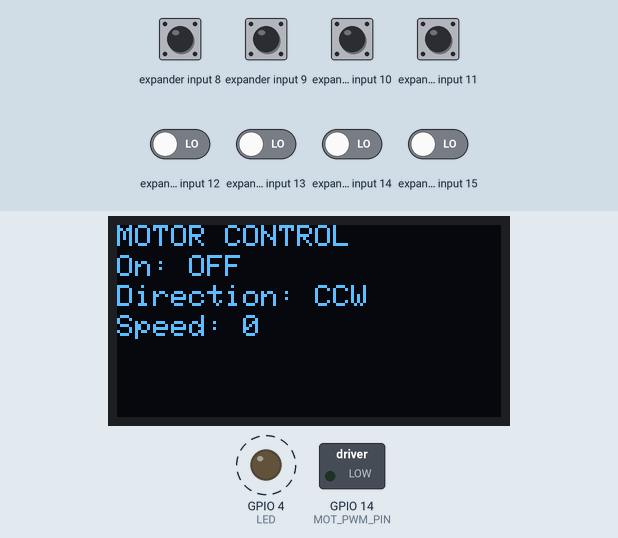
Simulated run of this program. Board: ESP32. Shown: 128×64 one-colour display, switched loads named in the program (green lamp = pin HIGH), output pins drawn as LEDs (lit = HIGH). Wiring (inferred from the names in the program): MCP23017 port expander at I2C address 0x20. Dashed ring = blinking. The inputs (shaded band) are chosen by the test bench; at power-on: expander input 8–11 HIGH, expander input 12–15 LOW. What the program prints to the serial monitor is not drawn.

Above: at 1.2 s.
1.3 s: expander input 9 pulled LOW for 1 s
At 2.9 s:
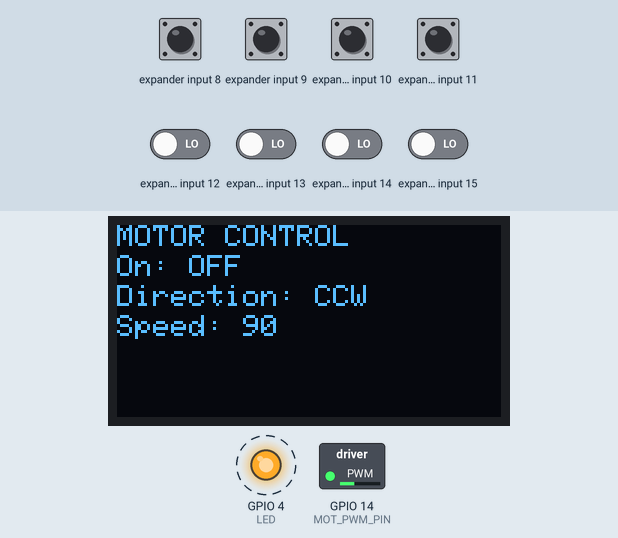
3.8 s: expander input 8 pulled LOW for 0.15 s
At 5.7 s:
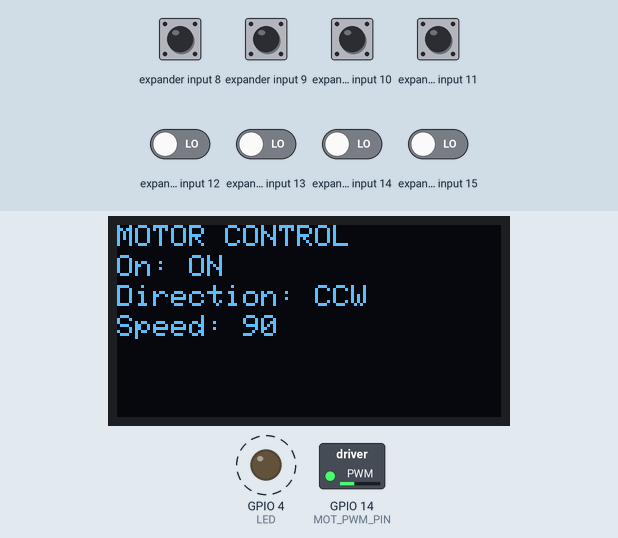
6.4 s: expander input 11 pulled LOW for 0.15 s
At 8.7 s:
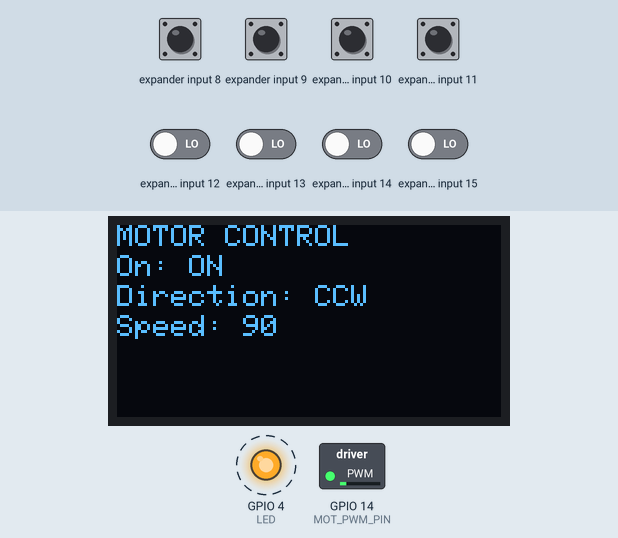
9.0 s: expander input 8 pulled LOW for 1 s
At 10.9 s:
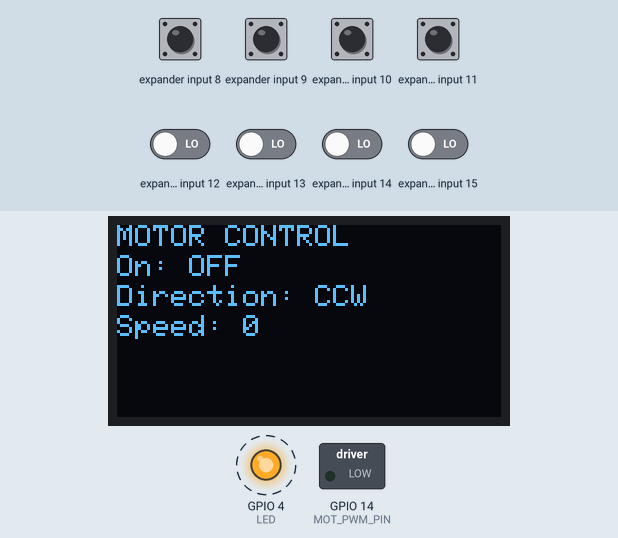
13.0 s: expander input 9 pulled LOW for 0.15 s
At 15.0 s:
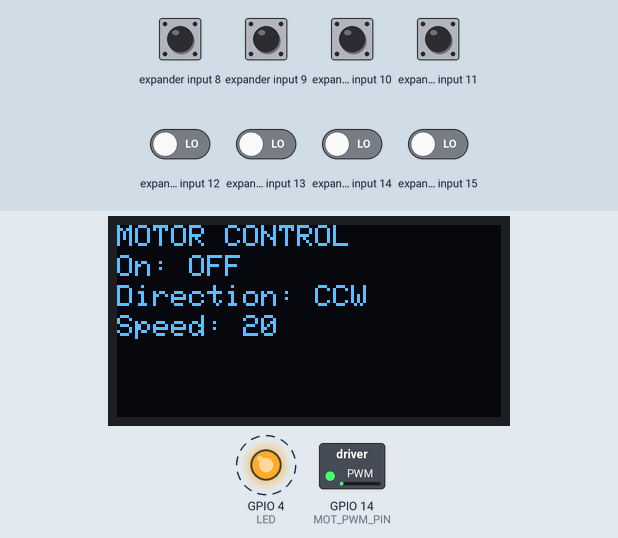
16.1 s: expander input 11 pulled LOW for 1 s
At 16.8 s:
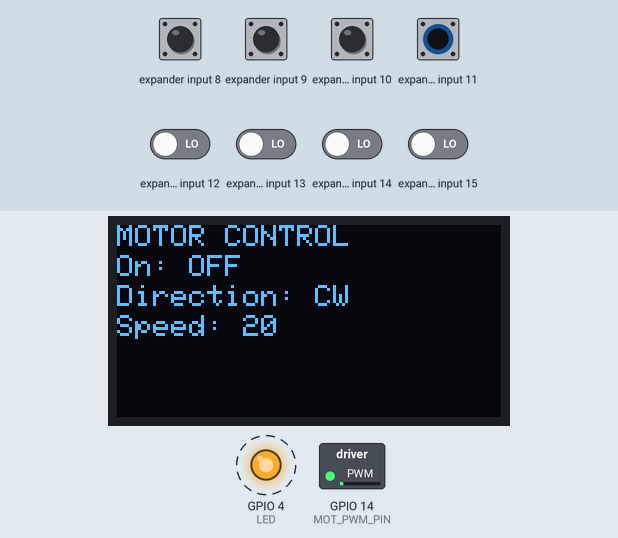
Timing chart, 0 to 19.7 s (numbered marks = the images above; inputs shaded):
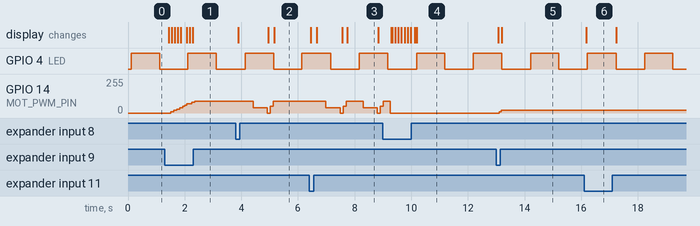

The program:

main.cpp
```cpp
#include "Display.h"
#include "Heartbeat.h"
#include "IOReader.h"
#include "MotorControl.h"
#include "MotorControlState.h"
#include "MutexDef.h"
#include <Arduino.h>
#include <Wire.h>

MotorControlState motorControlState = {
    .status = 0x00, .speed = 0, .direction = 0, .on = 0};
SemaphoreHandle_t wireMutex = NULL; // This is the definition

void setup() {
    Serial.begin(9600);
    Serial.println("Starting up");
    // -----------------------------------------------------------
    TaskHandle_t heartbeat_taskhandle;
    TaskHandle_t motorcontrol_taskhandle;
    TaskHandle_t ioreader_taskhandle;
    TaskHandle_t display_taskhandle;

    // -----------------------------------------------------------
    wireMutex = xSemaphoreCreateMutex();
    if (wireMutex == NULL) {
        Serial.println("Failed to create wire mutex");
        while (1)
            ;
    }

    // SETUP HEARTBEAT
    xTaskCreate(heartbeat_task, "heartbeat_task", 2000, NULL, 1,
                &heartbeat_taskhandle);

    // -----------------------------------------------------------
    // SETUP I2C
    // DEFINE BANK A AS OUTPUTS
    if (xSemaphoreTake(wireMutex, portMAX_DELAY) == pdTRUE) {
        Wire.begin();
        Wire.beginTransmission(0x20);
        Wire.write(0x00); // IODIRA register
        Wire.write(0x00); // Set all of port A to outputs (0 meaning output)
        Wire.endTransmission();

        // DEFINE BANK B AS INPUTS
        Wire.beginTransmission(0x20);
        Wire.write(0x01); // IODIRB register
        Wire.write(0xFF); // Set all of port B to inputs (1 meaning input)
        Wire.endTransmission();

        // DEFINE PULLUP FOR BANK B PIN 0
        Wire.beginTransmission(0x20);
        Wire.write(0x0D); // GPPUB register
        Wire.write(0x0F); // Set pullup for pin 0, 1, 2, 3 =>0b00001111 (BankB starts top with least significant bit)
        Wire.endTransmission();
        xSemaphoreGive(wireMutex);
    }

    // -----------------------------------------------------------
    // SETUP IO READER
    xTaskCreate(ioreader_task, "ioreader_task", 10000, &motorControlState, 5,
                &ioreader_taskhandle);

    // -----------------------------------------------------------
    // SETUP MOTOR CONTROL
    xTaskCreate(motorcontrol_task, "motorcontrol_task", 10000,
                &motorControlState, 2, &motorcontrol_taskhandle);

    // -----------------------------------------------------------
    // SETUP DISPLAY
    xTaskCreate(display_task, "display_task", 10000, &motorControlState, 1,
                &display_taskhandle);
}

void loop() {
    delay(1000);
}
```

Display.h
```cpp
#ifndef DISPLAY_H
#define DISPLAY_H

#define SCREEN_WIDTH 128 // OLED display width, in pixels
#define SCREEN_HEIGHT 64 // OLED display height, in pixels

void display_task(void *parameter);

#endif // DISPLAY_H
```

Heartbeat.h
```cpp
#ifndef HEARTBEAT_H
#define HEARTBEAT_H

void heartbeat_task(void *parameter);

#endif
```

IOReader.h
```cpp
#ifndef IOREADER_H
#define IOREADER_H

void ioreader_task(void *pvParameters);

#endif
```

MotorControl.h
```cpp
#ifndef MOTORCONTROL_H
#include "MotorControlState.h"
#define MOTORCONTROL_H

#define MOT_PWM_PIN 14   // PWM pin for motor on ESP
#define MOT_AIN2_PIN 7 // Motor control pins on MCP23017 (A)
#define MOT_AIN1_PIN 6
#define MOT_STBY_PIN 5

void motorcontrol_task(void *parameter);

void motorcontrol_set_speed(MotorControlState *state);
void motorcontrol_set_direction(MotorControlState *state);
void motorcontrol_set_on(MotorControlState *state);

#endif
```

MotorControlState.h
```cpp
#ifndef MOTORCONTROLSTATE_H
#define MOTORCONTROLSTATE_H

struct MotorControlState {
    unsigned char status;
    int speed; // 0 - 255
    int direction; // 0 - 1
    bool on; // 0 - 1
};


#endif
```

MutexDef.h
```cpp
#ifndef MUTEXDEF_H
#define MUTEXDEF_H
#include <Arduino.h>
#include <freertos/FreeRTOS.h>
#include <freertos/semphr.h>

// extern keyword is used to declare a variable that is defined in another file
extern SemaphoreHandle_t wireMutex;

#endif
```

Display.cpp
```cpp
#include "Display.h"
#include "MotorControlState.h"
#include <Arduino.h>
#include <Wire.h>
#include <Adafruit_GFX.h>
#include <Adafruit_SSD1306.h>


Adafruit_SSD1306 display(SCREEN_WIDTH, SCREEN_HEIGHT, &Wire, 23);

void display_task(void *parameter) {
    if (!display.begin(SSD1306_SWITCHCAPVCC, 0x3c, false,
                       false)) { // Address 0x3C for 128x32
        Serial.println(F("SSD1306 allocation failed"));
        for (;;)
            ; // Don't proceed, loop forever
    }

    MotorControlState *state = (MotorControlState *)parameter;

    display.setTextColor(WHITE);
    display.setTextSize(1);


    while (1) {
        display.clearDisplay();
        display.setCursor(0, 0);
        display.print("MOTOR CONTROL");
        display.setCursor(0, 10);
        display.print("On: " + String(state->on == 0 ? "OFF" : "ON"));
        display.setCursor(0, 20);
        display.print("Direction: " + String(state->direction == 0 ? "CW" : "CCW"));
        display.setCursor(0, 30);
        display.print("Speed: " + String(state->speed));
        display.display();

        delay(10);
    }
}
```

Heartbeat.cpp
```cpp
#include "Heartbeat.h"
#include <Arduino.h>
#define LED 4

void heartbeat_task(void *parameter) {
    Serial.println("[HEARTBEAT] Starting heartbeat task");
    pinMode(LED, OUTPUT);
    for(;;) {
        Serial.print("[HEARTBEAT] I am alive at: ");
        Serial.println(millis());
        digitalWrite(LED, HIGH);
        delay(1000);
        digitalWrite(LED, LOW);
        delay(1000);
    }

}
```

IOReader.cpp
```cpp
#include "IOReader.h"
#include "MotorControlState.h"
#include <Arduino.h>
#include <Wire.h>

void ioreader_task(void *parameter) {
    MotorControlState *state = (MotorControlState *)parameter;
    while (1) {
        // READ BANK B PIN 0
        Wire.beginTransmission(0x20);
        Wire.write(0x13); // GPIOB register
        Wire.endTransmission();
        // Request PIN 0
        Wire.requestFrom(0x20, 1);
        uint8_t bankB = Wire.read();
        unsigned char on = !(bankB & 0b00000001);
        unsigned char direction = bankB & 0b00001000;
        unsigned char speedDecr = !(bankB & 0b00000100);
        unsigned char speedIncr = !(bankB & 0b00000010);

        if(on) {
            state->on = !state->on;
            Serial.print("Motor is ");
            Serial.println(state->on ? "ON" : "OFF");
        }

        state->direction = direction;
        if (speedDecr) {
            state->speed -= 10;
        } else if (speedIncr) {
            state->speed += 10;
        }

        delay(100);
    }
}
```

MotorControl.cpp
```cpp
#include "MotorControl.h"
#include "MutexDef.h"
#include <Arduino.h>
#include <Wire.h>

const int freq = 5000;
const int resolution = 8;
const int motChannel = 0;

// 7 - 10000000 - 128 - 0x80
// 6 - 01000000 - 64 - 0x40
// 5 - 00100000 - 32 - 0x20
// 4 - 00010000 - 16 - 0x10
// 3 - 00001000 - 8 - 0x08
// 2 - 00000100 - 4 - 0x04
// 1 - 00000010 - 2 - 0x02
// 0 - 00000001 - 1 - 0x01

// AIN2 - 7
// AIN1 - 6
// STBY - 5

void motorcontrol_task(void *parameter) {
    Serial.println("[MOTORCONTROL] Starting motor control task");
    MotorControlState *state = (MotorControlState *)parameter;

    pinMode(MOT_PWM_PIN, OUTPUT);

    ledcSetup(motChannel, freq, resolution);
    ledcAttachPin(MOT_PWM_PIN, motChannel);

    while (1) {
        motorcontrol_set_on(state);
        delay(10);
        motorcontrol_set_direction(state);
        delay(10);
        motorcontrol_set_speed(state);
        delay(10);
    }
}

void motorcontrol_set_speed(MotorControlState *state) {
    if (state->speed > 255) {
        state->speed = 255;
    }

    if (state->speed < 0) {
        state->speed = 0;
    }

    ledcWrite(motChannel, state->speed);
}

void motorcontrol_set_direction(MotorControlState *state) {
    // Determine the desired status based on the direction
    if (state->on == 0) {
        return;
    }

    byte desiredStatus = state->direction == 0 ? 0b10100000 : 0b01100000;

    // If the desired direction is the same as the current status, return early
    if (state->status == desiredStatus) {
        return;
    }

    // If there is a change in direction, first decelerate to zero speed
    if (xSemaphoreTake(wireMutex, portMAX_DELAY) == pdTRUE) {
        // Decelerate to zero
        int oldSpeed = state->speed;
        for (int i = state->speed; i >= 0; i -= 50) {
            ledcWrite(motChannel, i);
            vTaskDelay(500 / portTICK_PERIOD_MS);
        }
        ledcWrite(motChannel, 0);
        state->speed = 0;

        // Change direction
        Wire.beginTransmission(0x20);
        Wire.write(0x12); // GPIOA register
        state->status = desiredStatus;
        Wire.write((byte)state->status);
        Wire.endTransmission();
        xSemaphoreGive(wireMutex);

        // Speed up to previous speed
        for (int i = 0; i <= oldSpeed; i += 50) {
            ledcWrite(motChannel, i);
            vTaskDelay(100 / portTICK_PERIOD_MS);
        }
        state->speed = oldSpeed;
        ledcWrite(motChannel, state->speed);
    }
}

void motorcontrol_set_on(MotorControlState *state) {
    // if status shows on and state is on then do nothing
    bool isMotorOn = (state->status & 0b00100000) != 0;

    // If motor should be on and is already on, return
    if (state->on && isMotorOn) {
        return;
    }

    // If motor should be off and is already off, return
    if (!state->on && !isMotorOn) {
        return;
    }

    if (xSemaphoreTake(wireMutex, portMAX_DELAY) == pdTRUE) {
        Wire.beginTransmission(0x20);
        Wire.write(0x12); // IODIRA register
        if (state->on) {
            state->status |= 0b00100000; // Set only STBY HIGH

            Wire.write((byte)state->status); // Start motor
        } else {
            for (int i = state->speed; i >= 0; i = -50) {
                ledcWrite(motChannel, i);
                delay(100);
            }
            ledcWrite(motChannel, 0);
            state->speed = 0;
            state->direction = 0;
            state->status = 0x00;

            Wire.write((byte)state->status); // Stop motor
        }
        Wire.endTransmission();
        xSemaphoreGive(wireMutex);
    }
}
```

Measured:
- after the input at 1.3 s, GPIO 14 (MOT_PWM_PIN): moves from 0/255 to 90/255 over 0.85 s, starting after 0.20 s; the display: first changes after 0.13 s (image 1 shows a later state)
- after the input at 3.8 s, GPIO 14 (MOT_PWM_PIN): 90/255 → 40/255 after 0.62 s, → 0/255 0.50 s later, → 50/255 0.10 s later, → 90/255 0.11 s later; the display: changes after 0.09 s (image 2)
- after the input at 6.4 s, GPIO 14 (MOT_PWM_PIN): 90/255 → 40/255 after 0.59 s, → 0/255 0.50 s later, → 50/255 0.10 s later, → 90/255 0.11 s later, … (7 changes in this stretch); the display: first changes after 0.05 s (image 3 shows a later state)
- after the input at 9.0 s, the display: first changes after 0.30 s (image 4 shows a later state)
- after the input at 13.0 s, GPIO 14 (MOT_PWM_PIN): 0/255 → 10/255 after 0.11 s, → 20/255 0.07 s later; the display: first changes after 0.07 s (image 5 shows a later state)
- after the input at 16.1 s, the display: changes after 0.07 s (image 6)
- by itself, GPIO 4 (LED): alternates HIGH for 1.0 s and LOW for 1.0 s
